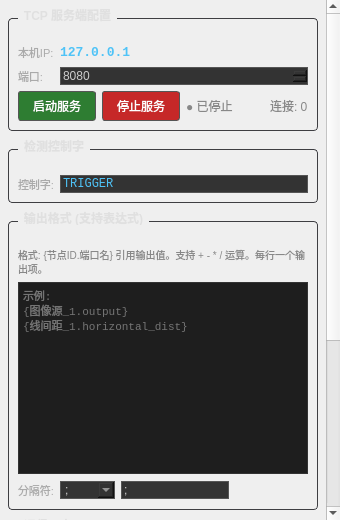
<?xml version="1.0" encoding="UTF-8"?>
<ui version="4.0">
 <class>CommunicationPanel</class>
 <widget class="QWidget" name="CommunicationPanel">
  <property name="geometry">
   <rect>
    <x>0</x>
    <y>0</y>
    <width>340</width>
    <height>520</height>
   </rect>
  </property>
  <property name="windowTitle">
   <string>通信</string>
  </property>
  <layout class="QVBoxLayout" name="mainLayout">
   <property name="leftMargin">
    <number>0</number>
   </property>
   <property name="topMargin">
    <number>0</number>
   </property>
   <property name="rightMargin">
    <number>0</number>
   </property>
   <property name="bottomMargin">
    <number>0</number>
   </property>
   <item>
    <widget class="QScrollArea" name="scrollArea">
     <property name="styleSheet">
      <string notr="true">QScrollArea { background: #1e1e1e; border: none; }</string>
     </property>
     <property name="widgetResizable">
      <bool>true</bool>
     </property>
     <widget class="QWidget" name="scrollContents">
      <property name="geometry">
       <rect>
        <x>0</x>
        <y>0</y>
        <width>338</width>
        <height>518</height>
       </rect>
      </property>
      <layout class="QVBoxLayout" name="contentsLayout">
       <property name="leftMargin">
        <number>8</number>
       </property>
       <property name="topMargin">
        <number>8</number>
       </property>
       <property name="rightMargin">
        <number>8</number>
       </property>
       <property name="bottomMargin">
        <number>8</number>
       </property>
       <property name="spacing">
        <number>8</number>
       </property>
       <item>
        <widget class="QGroupBox" name="grpServer">
         <property name="styleSheet">
          <string notr="true">QGroupBox { color: #e0e0e0; border: 1px solid #3e3e42; border-radius: 4px; margin-top: 10px; padding-top: 16px; font-size: 12px; font-weight: bold; font-family: &quot;Microsoft YaHei&quot;; }
QGroupBox::title { subcontrol-origin: margin; left: 10px; padding: 0 4px; }
QLabel { color: #aaaaaa; font-size: 11px; font-family: &quot;Microsoft YaHei&quot;; }</string>
         </property>
         <property name="title">
          <string>TCP 服务端配置</string>
         </property>
         <layout class="QFormLayout" name="serverForm">
          <property name="spacing">
           <number>6</number>
          </property>
          <item row="0" column="0">
           <widget class="QLabel" name="lblIpCaption">
            <property name="text">
             <string>本机IP:</string>
            </property>
           </widget>
          </item>
          <item row="0" column="1">
           <widget class="QLabel" name="lblLocalIp">
            <property name="styleSheet">
             <string notr="true">color: #4fc3f7; font-weight: bold; font-size: 13px; font-family: Consolas;</string>
            </property>
            <property name="text">
             <string>127.0.0.1</string>
            </property>
            <property name="textInteractionFlags">
             <set>Qt::TextSelectableByMouse</set>
            </property>
           </widget>
          </item>
          <item row="1" column="0">
           <widget class="QLabel" name="lblPortCaption">
            <property name="text">
             <string>端口:</string>
            </property>
           </widget>
          </item>
          <item row="1" column="1">
           <widget class="QSpinBox" name="spinPort">
            <property name="styleSheet">
             <string notr="true">background: #333333; color: #cccccc; border: 1px solid #555555;</string>
            </property>
            <property name="minimum">
             <number>1024</number>
            </property>
            <property name="maximum">
             <number>65535</number>
            </property>
            <property name="value">
             <number>8080</number>
            </property>
           </widget>
          </item>
          <item row="2" column="0" colspan="2">
           <widget class="QWidget" name="buttonBar" native="true">
            <layout class="QHBoxLayout" name="buttonBarLayout">
             <property name="leftMargin">
              <number>0</number>
             </property>
             <property name="topMargin">
              <number>0</number>
             </property>
             <property name="rightMargin">
              <number>0</number>
             </property>
             <property name="bottomMargin">
              <number>0</number>
             </property>
             <item>
              <widget class="QPushButton" name="btnStart">
               <property name="styleSheet">
                <string notr="true">QPushButton { background: #2e7d32; color: #ffffff; border: 1px solid #555555; padding: 5px 14px; font-size: 12px; font-family: &quot;Microsoft YaHei&quot;; border-radius: 3px; }
QPushButton:hover { background: #1b5e20; }
QPushButton:disabled { background: #333333; color: #666666; }</string>
               </property>
               <property name="text">
                <string>启动服务</string>
               </property>
              </widget>
             </item>
             <item>
              <widget class="QPushButton" name="btnStop">
               <property name="styleSheet">
                <string notr="true">QPushButton { background: #c62828; color: #ffffff; border: 1px solid #555555; padding: 5px 14px; font-size: 12px; font-family: &quot;Microsoft YaHei&quot;; border-radius: 3px; }
QPushButton:hover { background: #8e0000; }
QPushButton:disabled { background: #333333; color: #666666; }</string>
               </property>
               <property name="text">
                <string>停止服务</string>
               </property>
              </widget>
             </item>
             <item>
              <widget class="QLabel" name="lblStatus">
               <property name="styleSheet">
                <string notr="true">color: #888888; font-size: 12px;</string>
               </property>
               <property name="text">
                <string>● 已停止</string>
               </property>
              </widget>
             </item>
             <item>
              <spacer name="buttonBarSpacer">
               <property name="orientation">
                <enum>Qt::Horizontal</enum>
               </property>
               <property name="sizeHint" stdset="0">
                <size>
                 <width>40</width>
                 <height>20</height>
                </size>
               </property>
              </spacer>
             </item>
             <item>
              <widget class="QLabel" name="lblClientCount">
               <property name="styleSheet">
                <string notr="true">color: #888888; font-size: 12px;</string>
               </property>
               <property name="text">
                <string>连接: 0</string>
               </property>
              </widget>
             </item>
            </layout>
           </widget>
          </item>
         </layout>
        </widget>
       </item>
       <item>
        <widget class="QGroupBox" name="grpControl">
         <property name="styleSheet">
          <string notr="true">QGroupBox { color: #e0e0e0; border: 1px solid #3e3e42; border-radius: 4px; margin-top: 10px; padding-top: 16px; font-size: 12px; font-weight: bold; font-family: &quot;Microsoft YaHei&quot;; }
QGroupBox::title { subcontrol-origin: margin; left: 10px; padding: 0 4px; }
QLabel { color: #aaaaaa; font-size: 11px; font-family: &quot;Microsoft YaHei&quot;; }</string>
         </property>
         <property name="title">
          <string>检测控制字</string>
         </property>
         <layout class="QHBoxLayout" name="controlLayout">
          <item>
           <widget class="QLabel" name="lblControlCaption">
            <property name="text">
             <string>控制字:</string>
            </property>
           </widget>
          </item>
          <item>
           <widget class="QLineEdit" name="editControlWord">
            <property name="styleSheet">
             <string notr="true">background: #333333; color: #4fc3f7; border: 1px solid #555555; font-family: Consolas; font-size: 12px;</string>
            </property>
            <property name="text">
             <string>TRIGGER</string>
            </property>
            <property name="toolTip">
             <string>客户端发送此字符串触发检测流程</string>
            </property>
           </widget>
          </item>
         </layout>
        </widget>
       </item>
       <item>
        <widget class="QGroupBox" name="grpOutput">
         <property name="styleSheet">
          <string notr="true">QGroupBox { color: #e0e0e0; border: 1px solid #3e3e42; border-radius: 4px; margin-top: 10px; padding-top: 16px; font-size: 12px; font-weight: bold; font-family: &quot;Microsoft YaHei&quot;; }
QGroupBox::title { subcontrol-origin: margin; left: 10px; padding: 0 4px; }
QLabel { color: #aaaaaa; font-size: 11px; font-family: &quot;Microsoft YaHei&quot;; }</string>
         </property>
         <property name="title">
          <string>输出格式 (支持表达式)</string>
         </property>
         <layout class="QVBoxLayout" name="outputLayout">
          <item>
           <widget class="QLabel" name="lblHint">
            <property name="styleSheet">
             <string notr="true">color: #888888; font-size: 10px;</string>
            </property>
            <property name="text">
             <string>格式: {节点ID.端口名} 引用输出值。支持 + - * / 运算。每行一个输出项。</string>
            </property>
            <property name="wordWrap">
             <bool>true</bool>
            </property>
           </widget>
          </item>
          <item>
           <widget class="QTextEdit" name="editOutputFormat">
            <property name="maximumHeight">
             <number>100</number>
            </property>
            <property name="styleSheet">
             <string notr="true">background: #1e1e1e; color: #cccccc; border: 1px solid #333333; font-family: Consolas; font-size: 11px;</string>
            </property>
            <property name="placeholderText">
             <string>示例:
{图像源_1.output}
{线间距_1.horizontal_dist}</string>
            </property>
           </widget>
          </item>
          <item>
           <widget class="QWidget" name="delimBar" native="true">
            <layout class="QHBoxLayout" name="delimBarLayout">
             <property name="leftMargin">
              <number>0</number>
             </property>
             <property name="topMargin">
              <number>0</number>
             </property>
             <property name="rightMargin">
              <number>0</number>
             </property>
             <property name="bottomMargin">
              <number>0</number>
             </property>
             <item>
              <widget class="QLabel" name="lblDelimCaption">
               <property name="text">
                <string>分隔符:</string>
               </property>
              </widget>
             </item>
             <item>
              <widget class="QComboBox" name="comboDelimiter">
               <property name="styleSheet">
                <string notr="true">background: #333333; color: #cccccc; border: 1px solid #555555;</string>
               </property>
               <item>
                <property name="text">
                 <string>;</string>
                </property>
               </item>
               <item>
                <property name="text">
                 <string>,</string>
                </property>
               </item>
               <item>
                <property name="text">
                 <string>.</string>
                </property>
               </item>
               <item>
                <property name="text">
                 <string>/</string>
                </property>
               </item>
               <item>
                <property name="text">
                 <string>|</string>
                </property>
               </item>
               <item>
                <property name="text">
                 <string>\t</string>
                </property>
               </item>
               <item>
                <property name="text">
                 <string>\n</string>
                </property>
               </item>
               <item>
                <property name="text">
                 <string>自定义</string>
                </property>
               </item>
              </widget>
             </item>
             <item>
              <widget class="QLineEdit" name="editCustomDelimiter">
               <property name="maximumWidth">
                <number>60</number>
               </property>
               <property name="styleSheet">
                <string notr="true">background: #333333; color: #cccccc; border: 1px solid #555555;</string>
               </property>
               <property name="text">
                <string>;</string>
               </property>
              </widget>
             </item>
             <item>
              <spacer name="delimSpacer">
               <property name="orientation">
                <enum>Qt::Horizontal</enum>
               </property>
               <property name="sizeHint" stdset="0">
                <size>
                 <width>40</width>
                 <height>20</height>
                </size>
               </property>
              </spacer>
             </item>
            </layout>
           </widget>
          </item>
         </layout>
        </widget>
       </item>
       <item>
        <widget class="QGroupBox" name="grpLog">
         <property name="styleSheet">
          <string notr="true">QGroupBox { color: #e0e0e0; border: 1px solid #3e3e42; border-radius: 4px; margin-top: 10px; padding-top: 16px; font-size: 12px; font-weight: bold; font-family: &quot;Microsoft YaHei&quot;; }
QGroupBox::title { subcontrol-origin: margin; left: 10px; padding: 0 4px; }</string>
         </property>
         <property name="title">
          <string>通信日志</string>
         </property>
         <layout class="QVBoxLayout" name="logLayout">
          <item>
           <widget class="QTextEdit" name="txtCommLog">
            <property name="minimumHeight">
             <number>120</number>
            </property>
            <property name="styleSheet">
             <string notr="true">background: #1e1e1e; color: #cccccc; border: 1px solid #333333; font-family: Consolas; font-size: 11px;</string>
            </property>
            <property name="readOnly">
             <bool>true</bool>
            </property>
           </widget>
          </item>
         </layout>
        </widget>
       </item>
       <item>
        <spacer name="contentsSpacer">
         <property name="orientation">
          <enum>Qt::Vertical</enum>
         </property>
         <property name="sizeHint" stdset="0">
          <size>
           <width>20</width>
           <height>20</height>
          </size>
         </property>
        </spacer>
       </item>
      </layout>
     </widget>
    </widget>
   </item>
  </layout>
 </widget>
 <resources/>
 <connections/>
</ui>
